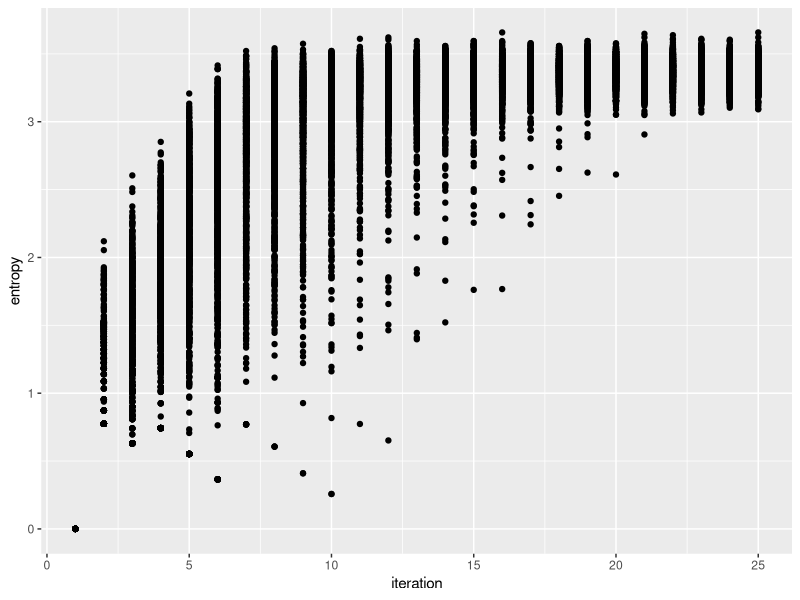
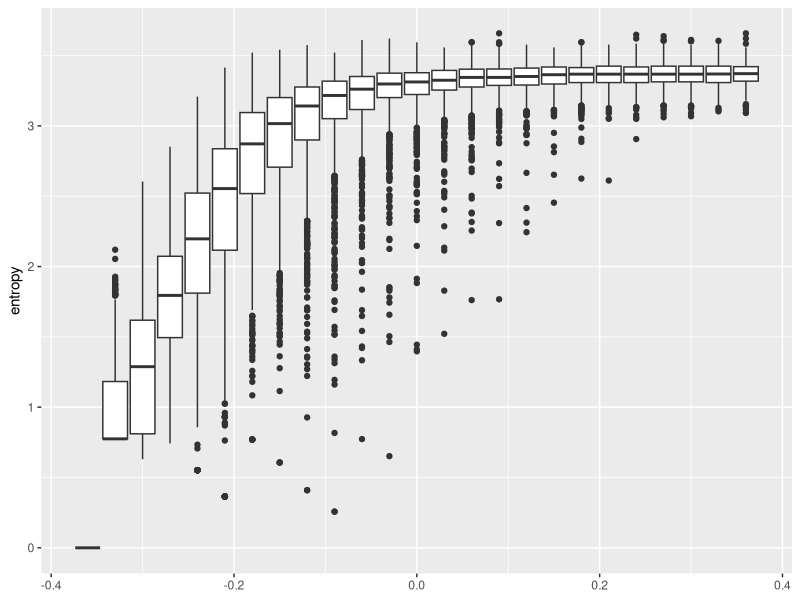
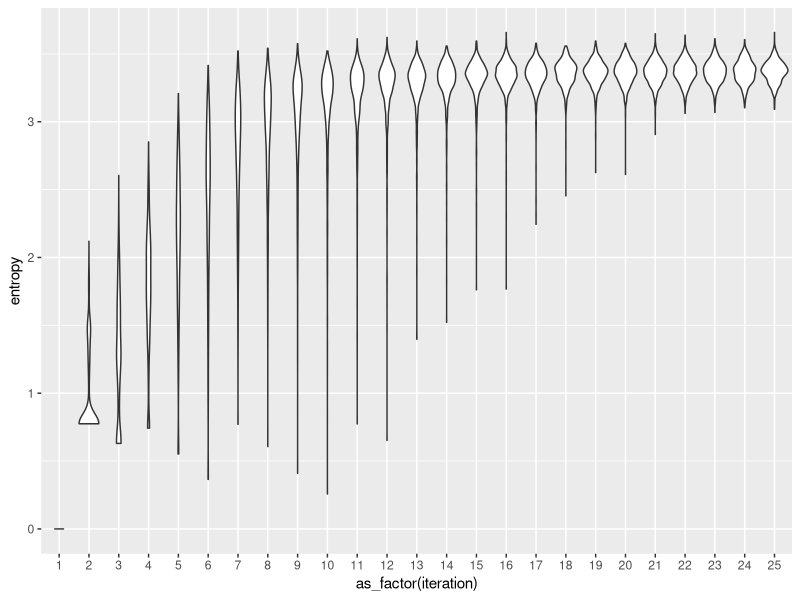
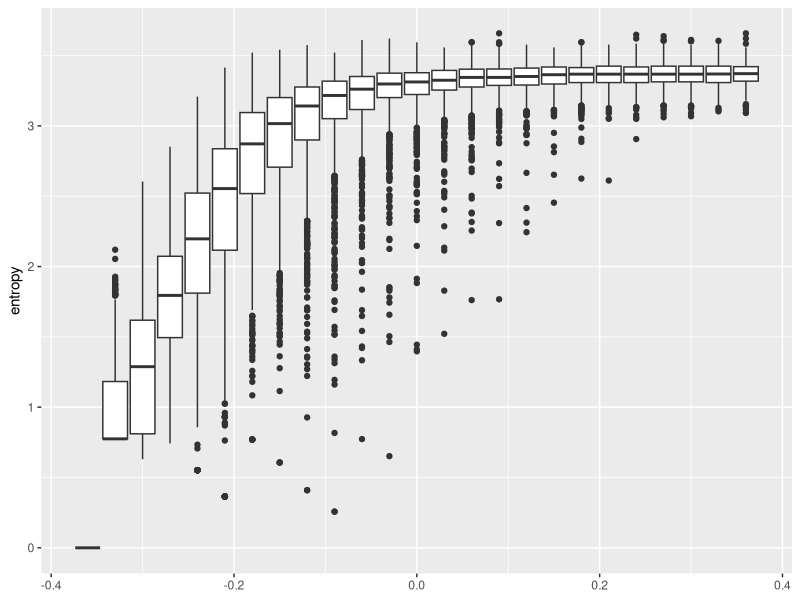
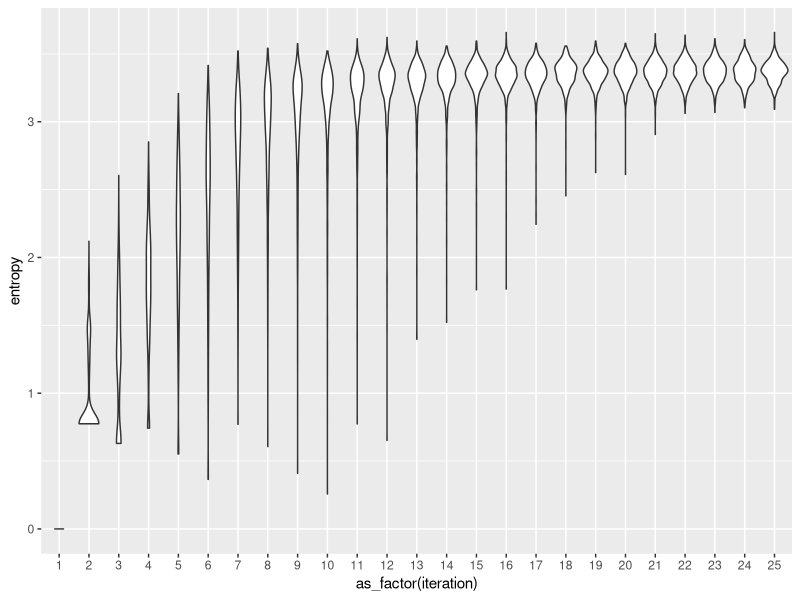

Write R code to recreate these figures, in order.
## ---- chunk 1

# set random seed
set.seed(3842553)

# Number of cards
ncard <- 52 
# Number of shuffles to plot
nshuffle <- 25
# Parameter between 0 and 1 to control randomness of the shuffle
# Setting this closer to 1 makes the initial correlations fade away
# more slowly, setting it closer to 0 makes them fade away faster
mixprob <- 0.985 

runnum <- NULL
iteration <- NULL
entropy <- NULL
output <- data.frame(runnum, iteration, entropy)


# FUNCTION

shuffle_fun <- function(runs){

# Start new loop
for (runnum in 1:runs){
# Make data frame to keep track of progress
shuffleorder <- NULL
startorder <- NULL
iteration <- NULL
shuffletracker <- data.frame(shuffleorder, startorder, iteration)
# Initialize cards in sequential order
startorder <- seq(1,ncard)
shuffleorder <- startorder
entropy <- rep(0, nshuffle)
# Loop over each new shuffle
for (ii in 1:nshuffle) {
    # Append previous results to data frame
    iteration <- rep(ii, ncard)
    shuffletracker <- rbind(shuffletracker, data.frame(shuffleorder,
                            startorder, iteration))
    # Calculate pairwise value difference histogram
    freq <- rep(0, ncard)
    for (ij in 1:ncard) {
        if (ij == 1) {
            idx <- shuffleorder[1] - shuffleorder[ncard]
        } else {
            idx <- shuffleorder[ij] - shuffleorder[ij-1]
        }
        # Impose periodic boundary condition
        if (idx < 1) {
            idx <- idx + ncard
        }
        freq[idx] <- freq[idx] + 1
    }
    # Sum over frequency histogram to compute entropy
    for (ij in 1:ncard) {
        if (freq[ij] == 0) {
            x <- 0
        } else {
            p <- freq[ij] / ncard
            x <- -p * log(p, base=exp(1))
        }
        entropy[ii] <- entropy[ii] + x
    }
    # Shuffle the cards to prepare for the next iteration
    lefthand <- shuffleorder[floor((ncard/2)+1):ncard]
    righthand <- shuffleorder[1:floor(ncard/2)]
    ij <- 0
    ik <- 0
    while ((ij+ik) < ncard) {
        if ((runif(1) < mixprob) & (ij < length(lefthand))) {
            ij <- ij + 1
            shuffleorder[ij+ik] <- lefthand[ij]
        }
        if ((runif(1) < mixprob) & (ik < length(righthand))) {
            ik <- ik + 1
            shuffleorder[ij+ik] <- righthand[ik]
        }
    }
}
iteration <- seq(1, nshuffle)
output2 <- data.frame(runnum, iteration, entropy)
output <- rbind(output, output2)
}

output

# close shuffle_fun
} 
## ---- chunk 2

output <- shuffle_fun(1000)

## ---- chunk 3

library(ggplot2)
library(forcats)
library(dplyr)

ggplot(output, aes(x = iteration, y = entropy)) +
  geom_point()

ggplot(output, aes(group = iteration, y = entropy)) +
  geom_boxplot()

ggsave("boxplot.png")

ggplot(output, aes(x = as_factor(iteration), y = entropy)) +
  geom_violin()

ggsave("violinplot.png")



# individual lines
#ggplot(output) +
#  geom_line(aes(x = iteration, y = entropy, colour = as_factor(runnum)))
## ---- chunk 4
outputstats <- output %>%
  group_by(iteration) %>%
  summarise(entropy_mean = mean(entropy),
            entropy_sd = sd(entropy),
            entropy_se = sd(entropy) / sqrt(length(output)))

outputstats


